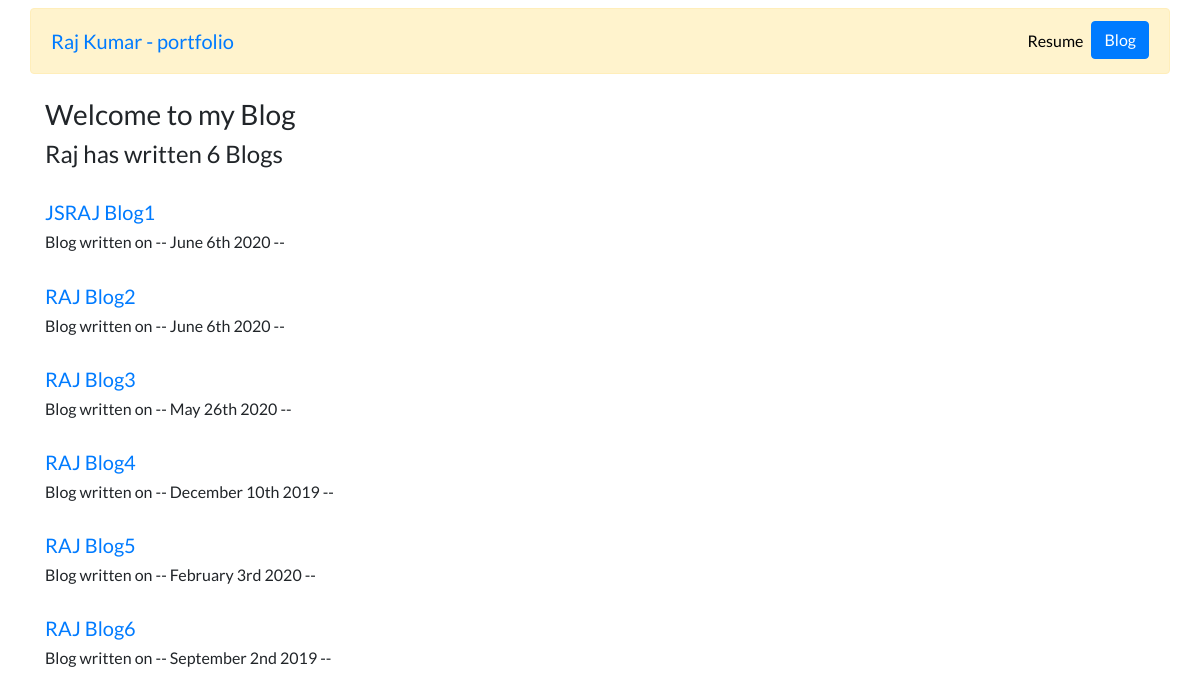
Screenshot of /blog/ with the database file from the repository.
### Blog/models.py (models this page shows, shortened)
class BlogInformation(models.Model):
    Title = models.CharField(max_length=200)
    Description= models.TextField(max_length=500)
    BlogDate = models.DateField()

### Blog/views.py (the view)
# urls.py: path('', views.all_Blog, name='all_Blog'),
def all_Blog(request):
    BlogDetails =  BlogInformation.objects.all()
    return render(request, 'BlogHome.html' , { 'BlogDetails' : BlogDetails } )

### Blog/Templates/BlogHome.html
{% extends 'base.html' %}
{% block content %}
<h3> Welcome to my Blog  </h3>
<h4>Raj has written {{ BlogDetails.count }} Blog{{  BlogDetails.count|pluralize }}</h4>
{% for BlogDetail in BlogDetails %}
<br>
<h5><a href= "{% url 'Blog:Detail' BlogDetail.id %}">{{  BlogDetail.Title  }}</a></h5>
<h6> Blog written on -- {{ BlogDetail.BlogDate|date:'F jS Y'}} --</h6>
{% endfor %}
{% endblock %}

### Portfolio/Templates/Base.html (shortened to what this page needs)
{% load static %}
<!doctype html>
<html lang="en">
<head>
  <link rel="stylesheet" href="https://stackpath.bootstrapcdn.com/bootstrap/4.4.1/css/bootstrap.min.css">
  <link rel="stylesheet" href="{% static "portfolio/custom.css" %}">
</head>
<body>
  <nav id="topNav" class="navbar navbar-expand-md navbar-blue">
    <div class="container alert alert-warning">
      <a class="navbar-brand" href="{% url 'HomePage' %}">
        <span>Raj Kumar - portfolio</span>
      </a>
      <div class="collapse navbar-collapse text-center" id="navbarNav">
        <ul class="navbar-nav ml-auto">
          <li class="nav-item">
            <a class="nav-link" href="{% static 'Files/TestFile.pdf' %}">Resume</a>
          </li>
          <li>
            <a role="button" href="{% url 'Blog:all_Blog' %}" class="btn btn-primary">Blog</a>
          </li>
        </ul>
      </div>
    </div>
  </nav>
  <div class="container">
    {% block content %}{% endblock %}
  </div>
</body>
</html>

### Portfolio/Static/Files/custom.css (style rules this page uses)
.navbar-nav .nav-link { color: rgba(0,0,0,1) !important; }
body { font-family: 'Lato', sans-serif; }

### rows the page displays
BlogInformation: Title "JSRAJ Blog1", BlogDate "June 6th 2020"
BlogInformation: Title "RAJ Blog2", BlogDate "June 6th 2020"
BlogInformation: Title "RAJ Blog3", BlogDate "May 26th 2020"
BlogInformation: Title "RAJ Blog4", BlogDate "December 10th 2019"
BlogInformation: Title "RAJ Blog5", BlogDate "February 3rd 2020"
BlogInformation: Title "RAJ Blog6", BlogDate "September 2nd 2019"

### other values shown
{{ BlogDetails.count }} "6"
